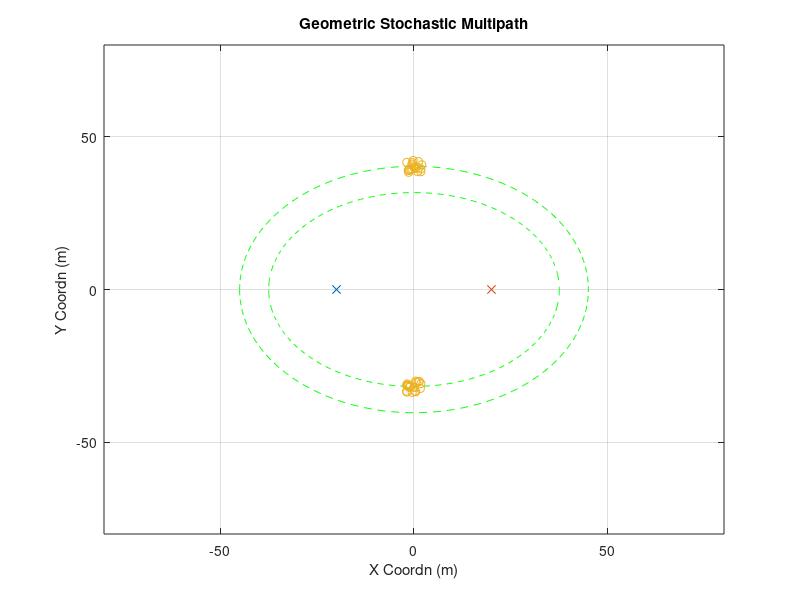

This chart was generated by the following MATLAB code: (Note: this script raises an error after producing the figure.)
% 10/09/2017
% "Waterfall" figure of channel AOA & Gain. It shows similar pattern as
% work from Y.Wang et al (Huawei)

clear;clc;close all
% rng(2)
%% other parameter
plot_ellipse = 1;
noise_pow = 1;
print_stat = 1;

%% Goemetry Parameters
Nt = 32;
Nr = 16;
D_bs2ue = 40;
loc0_ue = [-D_bs2ue/2,0];
loc0_bs = [D_bs2ue/2,0];
speed_c = 3e8;
fc = 28e9;
%% Large Scale Parameter (Multiple Clusters)
cluster_delay = [300e-9,250e-9];
cluster_num = 2;
ray_num = 20;

%% Cluster Generation (Strongest Two?)
for cluster_index = 1:cluster_num
    delay = cluster_delay(cluster_index);
    ellipse_len = delay*speed_c;
    a = ellipse_len/2;
    c = D_bs2ue/2;
    b = sqrt(a^2-c^2);
    
%     AOA = rand*pi-pi/2;
    if cluster_index==1
        AOA = pi/2;
    else
        AOA = -pi/2;
    end
    loc_cluster_cnt = [a*cos(AOA),b*sin(AOA)];
    loc_cluster = repmat(loc_cluster_cnt,ray_num,1)+[rand(ray_num,1)*4-2,rand(ray_num,1)*4-2];
    loc_cluster_total((cluster_index-1)*ray_num+1:cluster_index*ray_num,:) =  loc_cluster;
    
    for ray_index = 1:ray_num
        raydelay(cluster_index,ray_index) = (norm(loc_cluster(ray_index,:)-loc0_bs)...
                    +norm(loc_cluster(ray_index,:)-loc0_ue))/speed_c;
        temp = loc_cluster(ray_index,:) - loc0_ue;
        rayAOA(cluster_index,ray_index) = angle(temp(1)+1j*temp(2));
        temp = loc_cluster(ray_index,:) - loc0_bs;
        rayAOD(cluster_index,ray_index) = angle(-temp(1)-1j*temp(2));
    end
    raygain = exp(1j*rand(cluster_num, ray_num)*2*pi);
%     raygain(2,:) = zeros(1,ray_num);
    
    fprintf('Cluster %d:\n',cluster_index);
    fprintf('DS Mean:    %4.2f ns\n', mean(raydelay(cluster_index,:)*1e9));
    fprintf('DS Std Dev: %4.2f ns\n', sqrt(var(raydelay(cluster_index,:)*1e9)));
    fprintf('AOAS Mean:    %4.2f degree\n', mean(rayAOA(cluster_index,:)/pi*180));
    fprintf('AOAS Std Dev: %4.2f degree\n', sqrt(var(rayAOA(cluster_index,:)/pi*180)));
    fprintf('AODS Mean:    %4.2f degree\n', mean(rayAOD(cluster_index,:)/pi*180));
    fprintf('AODS Std Dev: %4.2f degree\n', sqrt(var(rayAOD(cluster_index,:)/pi*180)));
    
    % plot ellipse
    if plot_ellipse
        t = -pi:0.01:pi;
        x = a*cos(t);
        y = b*sin(t);
        figure(99)
        plot(x,y,'g--');hold on
    end
end

% plot of scattering ellipse
if plot_ellipse
    figure(99)
    plot(loc0_ue(1),loc0_ue(2),'x');hold on
    plot(loc0_bs(1),loc0_bs(2),'x');hold on
    plot(loc_cluster_total(:,1),loc_cluster_total(:,2),'o');hold on
    title('Geometric Stochastic Multipath')
    axis([-80,80,-80,80])
    xlabel('X Coordn (m)')
    ylabel('Y Coordn (m)')
    grid on
end
%% Frequency Domain MIMO Channel & Frequency Domain Equivalent Beamspace Channel
Nfft = 512;
H_freq0 = get_H_freq3( raygain,...
                       raydelay,...
                       rayAOA,...
                       rayAOD,...
                       cluster_num,...
                       ray_num,...
                       Nt, Nr);
norm_factor = sqrt(mean(mean(mean(abs(H_freq0).^2))));
% norm_factor = 1;
H_freq0 = H_freq0 / norm_factor ;

%% Power-Delay and Power-AOA Profile Evolutions
speed_v = [-10,0];
t_range = (0:20:1000)*1e-3;
rho = 0.99;
for tt = 1:length(t_range)
    loc_ue = loc0_ue+speed_v*t_range(tt);

    [raydelay, rayAOA, rayAOD ] = get_multipath_v2(loc0_bs, loc_ue, loc_cluster_total,...
                                            cluster_num, ray_num, print_stat );
    
    raygain = rho * raygain + (randn(cluster_num,ray_num)+1j*randn(cluster_num,ray_num))...
                                /sqrt(2)*sqrt(1-rho^2);
    
    clc
    fprintf('Time Evolution %2.4f s\n',t_range(tt));
    for cluster_index = 1 : cluster_num
    fprintf('Cluster %d:\n',cluster_index);
    fprintf('DS Mean:    %4.2f ns\n', mean(raydelay(cluster_index,:)*1e9));
    fprintf('DS Std Dev: %4.2f ns\n', sqrt(var(raydelay(cluster_index,:)*1e9)));
    fprintf('AOAS Mean:    %4.2f degree\n', mean(rayAOA(cluster_index,:)/pi*180));
    fprintf('AOAS Std Dev: %4.2f degree\n', sqrt(var(rayAOA(cluster_index,:)/pi*180)));
    fprintf('AODS Mean:    %4.2f degree\n', mean(rayAOD(cluster_index,:)/pi*180));
    fprintf('AODS Std Dev: %4.2f degree\n', sqrt(var(rayAOD(cluster_index,:)/pi*180)));
    end
    
    t_resolution = 4e-9;
    power_delay_raw(tt,:) = analyze_delay_spead(raygain, raydelay, cluster_num, ray_num, Nfft, t_resolution);
    H_freq = get_H_freq3(raygain, raydelay, rayAOA, rayAOD, cluster_num, ray_num, Nt, Nr);
    power_AOA(tt,:) = analyze_AOA_spead(H_freq, Nt, Nr, Nfft);
end

%% Figure plotting

AWGN = randn(length(t_range),Nfft)+1j*randn(length(t_range),Nfft);
power_delay = abs(power_delay_raw + AWGN * (1e-3)).^2;
power_delay_dB = 10*log10(power_delay);
delay_range = 1:Nfft;
[X, Y] = meshgrid(delay_range,t_range);

% Power-AOA & Power-Delay Profile Plotting
figure
% subplot(211)
surf(X,Y,power_delay_dB-3);hold on
colorbar
colormap default
lim = caxis;
caxis([-20 0])

az = 0;
el = 90;
view(az, el);
xlim([230,280])
title('Simulated Power Delay Profile, Omni-Directional (dB)')
xlabel('Delay (nano-sec)')
ylabel('Simulated Time (sec)')

% subplot(212)
% surf(X,Y,power_delay_dB)
% colorbar
% colormap default
% view(az, el);
% xlim([280,310])
% title('Power Delay Profile Temporal Evolution for Cluster 2 (dB)')
% xlabel('Delay (ns)')
% ylabel('Simulation Time (ns)')

% Power-AOA Profile Plotting
power_AOA_dB = 10*log10(power_AOA);
AOA_range = linspace(-90,90,64);
[X, Y] = meshgrid(AOA_range,t_range);
figure
surf(X,Y,power_AOA_dB-80)
colorbar
colormap default
az = 0;
el = 90;
view(az, el);
xlim([-90,30])
caxis([-20 0])
title('Simulated AOA v.s. Time (dB)')
xlabel('Rx Array Steering Angle (deg)')
ylabel('Simulated Time (sec)')



